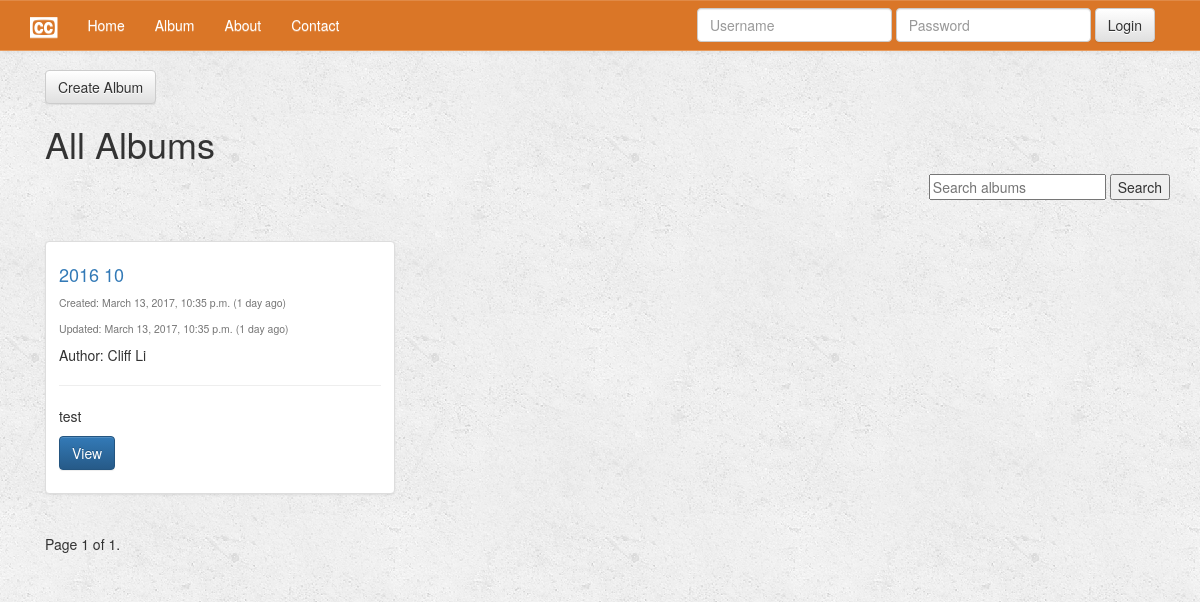
Screenshot of /album/ with the database file from the repository.
### blog/models.py (models this page shows, shortened)
class Album(models.Model):
    title = models.CharField(max_length=120)
    author = models.ForeignKey(settings.AUTH_USER_MODEL, default=1)
    editor = models.ForeignKey(settings.AUTH_USER_MODEL, default=1, related_name="+")
    cover_photo = models.URLField(blank=True)
    description = models.TextField(blank=True)
    slug = models.SlugField(unique=True)
    draft = models.BooleanField(default=False)
    created_time = models.DateTimeField(auto_now=False, auto_now_add=True)
    updated_time = models.DateTimeField(auto_now=True, auto_now_add=False)
    objects = AlbumManager()
    def get_absolute_url(self):
        return reverse("album:detail", kwargs={"slug": self.slug})
    class Meta:
        ordering = ["-created_time", "-updated_time"]

### blog/views.py (the view, shortened to what this page needs)
def album_list(request):
    if Album is None:
        raise Http404
    queryset_list = Album.objects.active()  # .order_by('-timestamp')
    user_can_edit = False
    if request.user.is_staff or request.user.is_superuser:
        queryset_list = Album.objects.all()
        user_can_edit = True
    query = request.GET.get('q')
    item_count = 9
    paginator = Paginator(queryset_list, item_count)  # Show item_count per page
    page_request_var = 'page'
    page = request.GET.get(page_request_var)
    try:
        queryset = paginator.page(page)
    except PageNotAnInteger:
        queryset = paginator.page(1)
    except EmptyPage:
        queryset = paginator.page(paginator.num_pages)
    context = {
        "object_list": queryset,
        "object_list_group": grouped(queryset, 3),
        "title": "All Albums",
        "page_request_var": page_request_var,
        "user_can_edit": user_can_edit
    }
    return render(request, "album_list.html", context)

### blog/models.py (called while the page is built)
    def active(self, *args, **kwargs):
        return super(AlbumManager, self).filter(draft=False)

### blog/views.py (called while the page is built)
def grouped(l, n):
    for i in range(0, len(l), n):
        yield l[i:i + n]

### templates/album_list.html (shortened to what this page needs)
{% extends 'base.html' %}
{% block content %}
    <div class="col-md-12">
        <a href="/album/create" class="btn btn-default" role="button">Create Album</a>
        <h1>{{ title }}</h1>
        <div class="row">
            <div class="pull-right">
                <form method="GET" action="">
                    <input type="text" name="q" placeholder="Search albums" value="{{ request.GET.q }}"/>
                    <input type="submit" value="Search"/>
                </form>
            </div>
        </div>
        <hr/>
        {% for obj_group in object_list_group %}
            <div class="row">
                {% for obj in obj_group %}
                    <div class="col-sm-4">
                        <div class="thumbnail">
                            <div class="caption">
                                <h4><a href='{{ obj.get_absolute_url }}'>{{ obj.title }}</a></h4>
                                <h5>
                                    <small>Created: {{ obj.created_time }} ({{ obj.created_time | timesince }}
                                        ago)
                                    </small>
                                </h5>
                                <h5>
                                    <small>Updated: {{ obj.updated_time }} ({{ obj.updated_time | timesince }}
                                        ago)
                                    </small>
                                </h5>
                                {% if obj.author.get_full_name %}
                                    <p>Author: {{ obj.author.get_full_name }}</p>
                                {% endif %}
                                <hr/>
                                <p>{{ obj.description | linebreaks | truncatechars:60 }}</p>
                                <p><a href="{{ obj.get_absolute_url }}" class="btn btn-primary"
                                      role="button">View</a>
                                </p>
                            </div>
                        </div>
                    </div>
                {% endfor %}
            </div>
        {% endfor %}
        <div class="pagination">
            <span class="step-links">
                <span class="current">
                    Page {{ object_list.number }} of {{ object_list.paginator.num_pages }}.
                </span>
            </span>
        </div>
    </div>
{% endblock %}

### static/css/navbar-static-top.css (style rules this page uses)
body { min-height: 1000px; }

### static/css/custom.css (style rules this page uses)
body { background-image: url('../img/background_image/gray_background.png'); }

### rows the page displays
Album: title "2016 10", created_time "March 13, 2017, 10:35 p.m.", created_time "1 day", updated_time "March 13, 2017, 10:35 p.m.", updated_time "1 day", author.get_full_name "Cliff Li", description "test"

### other values shown
{{ title }} "All Albums"
{{ object_list.number }} "1"
{{ object_list.paginator.num_pages }} "1"
